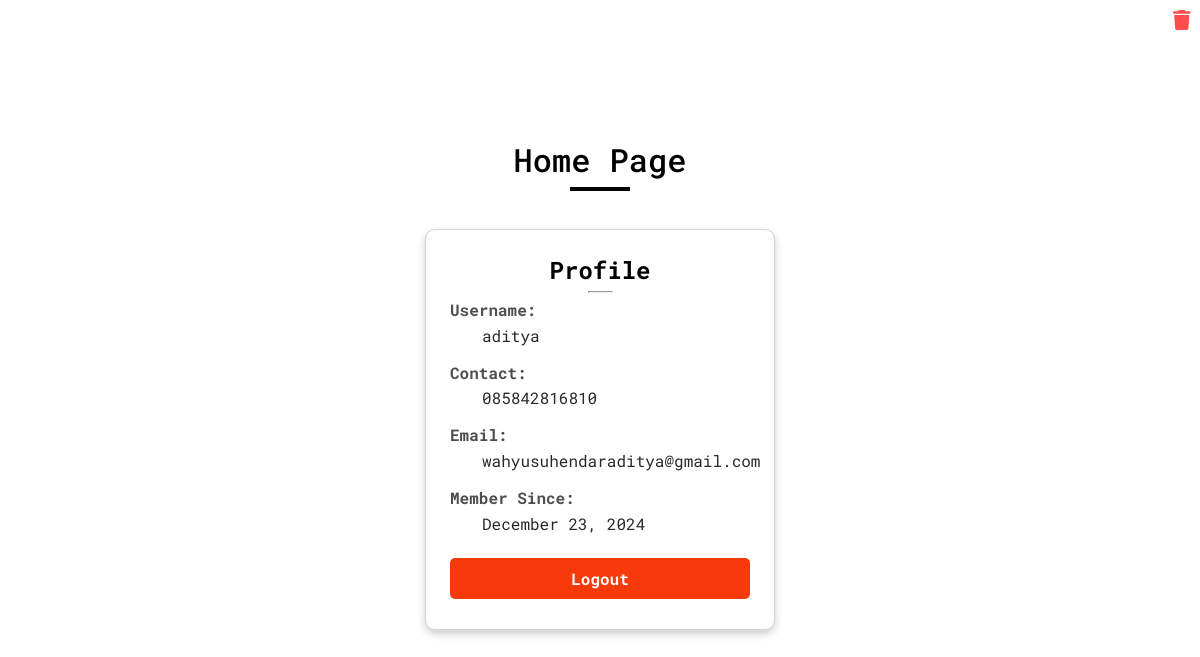
Screenshot of /profile.php (signed in) with the database file from the repository.
### tables this page shows
CREATE TABLE `users` (
  `id` int(11) NOT NULL,
  `username` varchar(50) NOT NULL,
  `email` varchar(100) NOT NULL,
  `contact` varchar(15) DEFAULT NULL,
  `password` varchar(255) NOT NULL,
  `created_at` timestamp NOT NULL DEFAULT current_timestamp()
);

### profile.php (the view, shortened to what this page needs)
<?php
require_once('db-connect.php');
if (isset($_SESSION['user_id'])) {
    $stmt = $conn->prepare("SELECT * FROM users WHERE id = ?");
    $stmt->bind_param('i', $_SESSION['user_id']);
    $stmt->execute();
    $result = $stmt->get_result();
    if ($result->num_rows > 0) {
        $user = $result->fetch_assoc();
    } else {
        header('location: logout.php');
        exit;
    }
} else {
    header('location: login.php');
    exit;
}
?>
<!DOCTYPE html>
<html lang="en">
<?php include_once('header.php') ?>
<body>
  <h1 id="page-title" class="text-center">Home Page</h1>
  <hr id="title_hr" class="mx-auto">
  <div id="profile-wrapper">
    <form method="POST" style="position: absolute; top: 10px; right: 10px;" onsubmit="return confirm('Are you sure you want to delete your account? This action cannot be undone.');">
        <button type="submit" name="delete_account" style="background: none; border: none; cursor: pointer;">
            <i class="fas fa-trash" style="color: #ff4c4c; font-size: 20px;"></i>
        </button>
    </form>
    <h2 class="text-center"><strong>Profile</strong></h2>
    <hr width="25px" style="margin: .35em auto">
    <dl>
        <dt><strong>Username:</strong></dt>
        <dd><?= htmlspecialchars($user['username'] ?? "Not provided") ?></dd>
        <dt><strong>Contact:</strong></dt>
        <dd><?= htmlspecialchars($user['contact'] ?? "Not provided") ?></dd>
        <dt><strong>Email:</strong></dt>
        <dd><?= htmlspecialchars($user['email'] ?? "Not provided") ?></dd>
        <dt><strong>Member Since:</strong></dt>
        <dd><?= isset($user['created_at']) ? date('F j, Y', strtotime($user['created_at'])) : "Not provided" ?></dd>
    </dl>
    <a href="logout.php" class="logout-btn">Logout</a>
</div>
</body>
</html>

### style.css (style rules this page uses)
* { margin: 0; padding: 0; box-sizing: border-box; font-family: 'Dongle', sans-serif; font-family: 'Roboto Mono', monospace; }
body { display: flex; flex-direction: column; flex-wrap: wrap; align-items: center; justify-content: center; min-height: 100vh; background-color: white; padding: 2em 0; }
.text-center { text-align:center; justify-content: center; }
.mx-auto { margin: 0 auto; }
#page-title { color: black; text-align: center; font-weight: 500; }
#title_hr { width:60px; border: 2px solid black; margin: .35em auto; }
.logout-btn { text-decoration: none; padding: .5em 1em; border: none; background-color: #f8390a; color: #fff; font-weight: 500; display: block; margin: .35em auto; border-radius: 3px; text-align: center; min-width: 100px; cursor: pointer; }
#profile-wrapper { width: 350px; margin: 2em auto; padding: 1.5em; background-color: #fff; border: 1px solid #d4d4d4; box-shadow: 0px 4px 8px rgba(0, 0, 0, 0.2); border-radius: 10px; }
dl { margin-bottom: 1.5em; }
dt { font-weight: bold; color: #444; margin-bottom: 0.3em; }
dd { margin-left: 1em; margin-bottom: 1em; color: #666; }
.logout-btn { background-color: #f8390a; color: #fff; text-align: center; padding: 10px 15px; display: block; border-radius: 5px; text-decoration: none; font-weight: bold; cursor: pointer; margin-top: 1em; }
dt { color: #4e4e4e; }
dd { color: #292929; padding-left: 1em; }

### rows the page displays
users: username "aditya", contact "085842816810", email "wahyusuhendaraditya@gmail.com", created_at "December 23, 2024"
